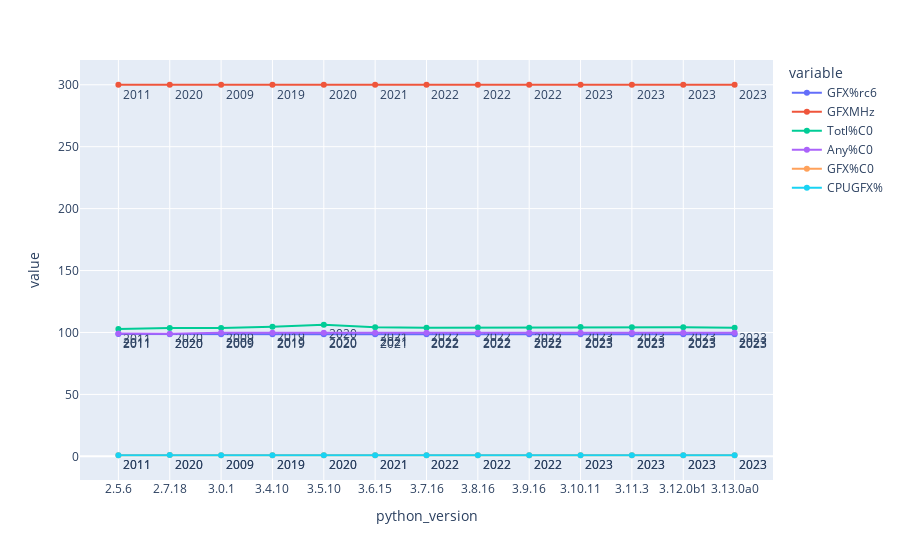

Notebook code for this chart:
### Markdown cell above
### More parameters through different Python versions

### Code cell
fig = px.line(df, x="python_version", y=["GFX%rc6","GFXMHz","Totl%C0","Any%C0","GFX%C0","CPUGFX%"], text=pd.to_datetime(df['release_date']).dt.year)
fig.update_traces(textposition="bottom right")
fig.show()

### Figure 1 — Plotly figure (JSON) as saved in the notebook; plotly's stock layout.template omitted (floating-point values rounded to 4 significant figures)
{"data": [{"hovertemplate": "variable=GFX%rc6<br>python_version=%{x}<br>value=%{y}<br>text=%{text}<extra></extra>", "legendgroup": "GFX%rc6", "line": {"color": "#636efa", "dash": "solid"}, "marker": {"symbol": "circle"}, "mode": "markers+lines+text", "name": "GFX%rc6", "orientation": "v", "showlegend": true, "text": [2011, 2020, 2009, 2019, 2020, 2021, 2022, 2022, 2022, 2023, 2023, 2023, 2023], "textposition": "bottom right", "type": "scatter", "x": ["2.5.6", "2.7.18", "3.0.1", "3.4.10", "3.5.10", "3.6.15", "3.7.16", "3.8.16", "3.9.16", "3.10.11", "3.11.3", "3.12.0b1", "3.13.0a0"], "xaxis": "x", "y": [98.78, 98.62, 98.66, 98.6, 98.6, 98.59, 98.66, 98.54, 98.65, 98.58, 98.65, 98.62, 98.62], "yaxis": "y"}, {"hovertemplate": "variable=GFXMHz<br>python_version=%{x}<br>value=%{y}<br>text=%{text}<extra></extra>", "legendgroup": "GFXMHz", "line": {"color": "#EF553B", "dash": "solid"}, "marker": {"symbol": "circle"}, "mode": "markers+lines+text", "name": "GFXMHz", "orientation": "v", "showlegend": true, "text": [2011, 2020, 2009, 2019, 2020, 2021, 2022, 2022, 2022, 2023, 2023, 2023, 2023], "textposition": "bottom right", "type": "scatter", "x": ["2.5.6", "2.7.18", "3.0.1", "3.4.10", "3.5.10", "3.6.15", "3.7.16", "3.8.16", "3.9.16", "3.10.11", "3.11.3", "3.12.0b1", "3.13.0a0"], "xaxis": "x", "y": [300, 300, 300, 300, 300, 300, 300, 300, 300, 300, 300, 300, 300], "yaxis": "y"}, {"hovertemplate": "variable=Totl%C0<br>python_version=%{x}<br>value=%{y}<br>text=%{text}<extra></extra>", "legendgroup": "Totl%C0", "line": {"color": "#00cc96", "dash": "solid"}, "marker": {"symbol": "circle"}, "mode": "markers+lines+text", "name": "Totl%C0", "orientation": "v", "showlegend": true, "text": [2011, 2020, 2009, 2019, 2020, 2021, 2022, 2022, 2022, 2023, 2023, 2023, 2023], "textposition": "bottom right", "type": "scatter", "x": ["2.5.6", "2.7.18", "3.0.1", "3.4.10", "3.5.10", "3.6.15", "3.7.16", "3.8.16", "3.9.16", "3.10.11", "3.11.3", "3.12.0b1", "3.13.0a0"], "xaxis": "x", "y": [102.9, 103.6, 103.7, 104.6, 106.3, 104.2, 103.9, 103.9, 103.8, 104.4, 104.1, 104.2, 103.8], "yaxis": "y"}, {"hovertemplate": "variable=Any%C0<br>python_version=%{x}<br>value=%{y}<br>text=%{text}<extra></extra>", "legendgroup": "Any%C0", "line": {"color": "#ab63fa", "dash": "solid"}, "marker": {"symbol": "circle"}, "mode": "markers+lines+text", "name": "Any%C0", "orientation": "v", "showlegend": true, "text": [2011, 2020, 2009, 2019, 2020, 2021, 2022, 2022, 2022, 2023, 2023, 2023, 2023], "textposition": "bottom right", "type": "scatter", "x": ["2.5.6", "2.7.18", "3.0.1", "3.4.10", "3.5.10", "3.6.15", "3.7.16", "3.8.16", "3.9.16", "3.10.11", "3.11.3", "3.12.0b1", "3.13.0a0"], "xaxis": "x", "y": [99.14, 98.89, 99.68, 99.78, 99.78, 99.79, 99.78, 99.78, 99.78, 99.77, 99.78, 99.78, 99.78], "yaxis": "y"}, {"hovertemplate": "variable=GFX%C0<br>python_version=%{x}<br>value=%{y}<br>text=%{text}<extra></extra>", "legendgroup": "GFX%C0", "line": {"color": "#FFA15A", "dash": "solid"}, "marker": {"symbol": "circle"}, "mode": "markers+lines+text", "name": "GFX%C0", "orientation": "v", "showlegend": true, "text": [2011, 2020, 2009, 2019, 2020, 2021, 2022, 2022, 2022, 2023, 2023, 2023, 2023], "textposition": "bottom right", "type": "scatter", "x": ["2.5.6", "2.7.18", "3.0.1", "3.4.10", "3.5.10", "3.6.15", "3.7.16", "3.8.16", "3.9.16", "3.10.11", "3.11.3", "3.12.0b1", "3.13.0a0"], "xaxis": "x", "y": [0.9, 1.03, 0.88, 0.95, 0.95, 0.95, 0.9, 0.98, 0.9, 0.96, 0.9, 0.93, 0.91], "yaxis": "y"}, {"hovertemplate": "variable=CPUGFX%<br>python_version=%{x}<br>value=%{y}<br>text=%{text}<extra></extra>", "legendgroup": "CPUGFX%", "line": {"color": "#19d3f3", "dash": "solid"}, "marker": {"symbol": "circle"}, "mode": "markers+lines+text", "name": "CPUGFX%", "orientation": "v", "showlegend": true, "text": [2011, 2020, 2009, 2019, 2020, 2021, 2022, 2022, 2022, 2023, 2023, 2023, 2023], "textposition": "bottom right", "type": "scatter", "x": ["2.5.6", "2.7.18", "3.0.1", "3.4.10", "3.5.10", "3.6.15", "3.7.16", "3.8.16", "3.9.16", "3.10.11", "3.11.3", "3.12.0b1", "3.13.0a0"], "xaxis": "x", "y": [0.88, 1, 0.88, 0.95, 0.95, 0.95, 0.9, 0.98, 0.9, 0.96, 0.9, 0.93, 0.91], "yaxis": "y"}], "layout": {"legend": {"title": {"text": "variable"}, "tracegroupgap": 0}, "margin": {"t": 60}, "xaxis": {"anchor": "y", "domain": [0, 1], "title": {"text": "python_version"}}, "yaxis": {"anchor": "x", "domain": [0, 1], "title": {"text": "value"}}}}
